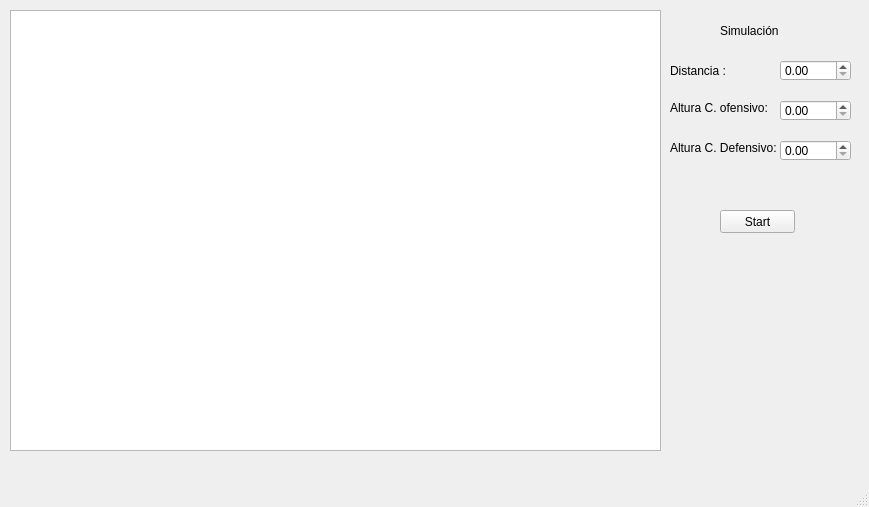
<?xml version="1.0" encoding="UTF-8"?>
<ui version="4.0">
 <class>MainWindow</class>
 <widget class="QMainWindow" name="MainWindow">
  <property name="geometry">
   <rect>
    <x>0</x>
    <y>0</y>
    <width>869</width>
    <height>507</height>
   </rect>
  </property>
  <property name="windowTitle">
   <string>MainWindow</string>
  </property>
  <widget class="QWidget" name="centralwidget">
   <widget class="QGraphicsView" name="graphicsView">
    <property name="geometry">
     <rect>
      <x>10</x>
      <y>10</y>
      <width>651</width>
      <height>441</height>
     </rect>
    </property>
   </widget>
   <widget class="QLabel" name="label">
    <property name="geometry">
     <rect>
      <x>670</x>
      <y>60</y>
      <width>141</width>
      <height>21</height>
     </rect>
    </property>
    <property name="text">
     <string>Distancia :</string>
    </property>
   </widget>
   <widget class="QLabel" name="label_2">
    <property name="geometry">
     <rect>
      <x>720</x>
      <y>20</y>
      <width>111</width>
      <height>21</height>
     </rect>
    </property>
    <property name="styleSheet">
     <string notr="true">font: 75 italic 14pt &quot;Arial&quot;;</string>
    </property>
    <property name="text">
     <string>Simulación</string>
    </property>
   </widget>
   <widget class="QLabel" name="label_3">
    <property name="geometry">
     <rect>
      <x>670</x>
      <y>100</y>
      <width>131</width>
      <height>16</height>
     </rect>
    </property>
    <property name="text">
     <string>Altura C. ofensivo:</string>
    </property>
   </widget>
   <widget class="QLabel" name="label_4">
    <property name="geometry">
     <rect>
      <x>670</x>
      <y>140</y>
      <width>111</width>
      <height>16</height>
     </rect>
    </property>
    <property name="text">
     <string>Altura C. Defensivo:</string>
    </property>
   </widget>
   <widget class="QPushButton" name="pushButton">
    <property name="geometry">
     <rect>
      <x>720</x>
      <y>210</y>
      <width>75</width>
      <height>23</height>
     </rect>
    </property>
    <property name="text">
     <string>Start</string>
    </property>
   </widget>
   <widget class="QDoubleSpinBox" name="distancia">
    <property name="geometry">
     <rect>
      <x>780</x>
      <y>60</y>
      <width>71</width>
      <height>21</height>
     </rect>
    </property>
    <property name="maximum">
     <double>9999.989999999999782</double>
    </property>
   </widget>
   <widget class="QDoubleSpinBox" name="altura_of">
    <property name="geometry">
     <rect>
      <x>780</x>
      <y>100</y>
      <width>71</width>
      <height>21</height>
     </rect>
    </property>
    <property name="maximum">
     <double>9999.989999999999782</double>
    </property>
   </widget>
   <widget class="QDoubleSpinBox" name="altura_def">
    <property name="geometry">
     <rect>
      <x>780</x>
      <y>140</y>
      <width>71</width>
      <height>21</height>
     </rect>
    </property>
    <property name="maximum">
     <double>9999.989999999999782</double>
    </property>
   </widget>
  </widget>
  <widget class="QMenuBar" name="menubar">
   <property name="geometry">
    <rect>
     <x>0</x>
     <y>0</y>
     <width>869</width>
     <height>21</height>
    </rect>
   </property>
  </widget>
  <widget class="QStatusBar" name="statusbar"/>
 </widget>
 <resources/>
 <connections/>
</ui>
